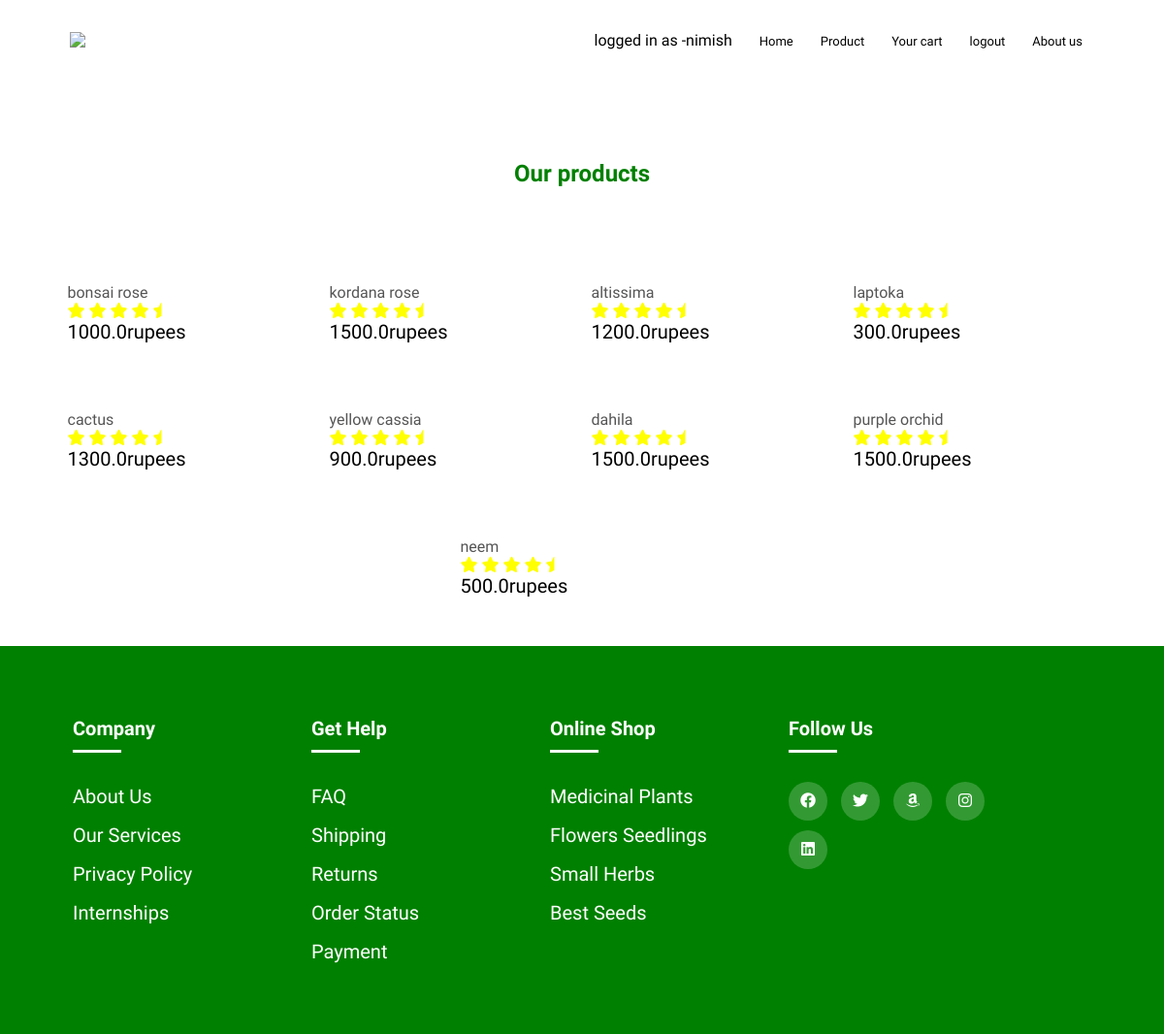
The app's page /product_list/ (signed in) with its own data.
### shop/models.py (models this page shows, shortened)
class products(models.Model):
    title = models.CharField(max_length=200)
    price = models.FloatField()
    discount_price = models.FloatField()
    category = models.CharField(max_length=200)
    description = models.TextField()
    image = models.CharField(max_length=500)
    date=models.DateTimeField(auto_now_add=True, blank=True)
    class Meta:
        verbose_name = "Product"

### shop/views.py (the view)
# urls.py: path("product_list/",views.product_list, name="product_list"),
def product_list(request):
    product_objects = products.objects.all()
    return render(request,'shop/product.html',{'product_objects': product_objects})

### templates/shop/product.html (shortened to what this page needs)
<!DOCTYPE html>
<html lang="en">
<head>
    <link rel="stylesheet" href="https://cdnjs.cloudflare.com/ajax/libs/font-awesome/4.7.0/css/font-awesome.min.css">
    <link rel="stylesheet"
        href="https://cdn.jsdelivr.net/npm/@fortawesome/fontawesome-free@5.15.4/css/fontawesome.min.css"
>
    <link rel="stylesheet" href="https://cdnjs.cloudflare.com/ajax/libs/font-awesome/6.0.0-beta2/css/all.min.css"
 />
</head>
<body>
    <nav>
        <a href="{% url 'index' %}"><img src="https://github.com/janak27/premyadavking/blob/main/img/logo.png?raw=true" ,alt=""></a>
        <div class="navlinks" id="navLinks">
            <ul>
                {% if user.is_authenticated %}
                <li style="color: black;">logged in as -{{ user.get_username }}</li>
                {% else %}
                <li><a href="{% url 'login_custom' %}">Login</a></li>
                {% endif %}
                <li><a href="{% url 'index' %}">Home</a></li>
                <li><a href="{% url 'product_list' %}" >Product</a></li>
                <li><a href="{% url 'cart' %}" target="_blank">Your cart</a></li>
                <li><a href="{% url 'logout_custom' %}">logout</a></li>
                <li><a href="{% url 'about' %}">About us</a></li>
            </ul>
        </div>
    </nav>
    <section class="featured-product">
        <h2 class="featitle"> Our products</h2>
        <div class="smallcontainer">
            {% for product in product_objects%}
            {%if forloop.counter0|divisibleby:4 %}
            <div class="row">
            {% endif%}
            <div class="col-4" onclick='abcd("{{product.id}}")'>
                <h4> {{product.title}}</h4>
                <div class="rating">
                    <i class="fa fa-star"></i>
                    <i class="fa fa-star"></i>
                    <i class="fa fa-star"></i>
                    <i class="fa fa-star"></i>
                    <i class="fa fa-star-half-o"></i>
                </div>
                <p> {{product.price}}rupees</p>
            </div>
            {%if forloop.counter|divisibleby:4 %}
                </div>
            {% endif%}
            {% endfor %}
        </div>
    </section>
    <footer>
        <div class="container">
            <div class="raw">
                <div class="footer-col">
                    <h4>Company</h4>
                    <ul>
                        <li><a href="#">About us</a></li>
                        <li><a href="#">Our Services</a></li>
                        <li><a href="#">Privacy Policy</a></li>
                        <li><a href="#">Internships</a></li>
                    </ul>
                </div>
                <div class="footer-col">
                    <h4>Get help</h4>
                    <ul>
                        <li><a href="#">FAQ</a></li>
                        <li><a href="#">Shipping</a></li>
                        <li><a href="#">Returns</a></li>
                        <li><a href="#">Order Status</a></li>
                        <li><a href="#">Payment</a></li>
                    </ul>
                </div>
                <div class="footer-col">
                    <h4>online shop</h4>
                    <ul>
                        <li><a href="#">medicinal plants</a></li>
                        <li><a href="#">Flowers seedlings</a></li>
                        <li><a href="#">small herbs</a></li>
                        <li><a href="#">Best Seeds</a></li>
                    </ul>
                </div>
                <div class="footer-col">
                    <h4>follow us</h4>
                    <div class="social-links">
                        <a href=""><i class="fab fa-facebook"></i></a>
                        <a href=""><i class="fab fa-twitter"></i></a>
                        <a href=""><i class="fab fa-amazon"></i></a>
                        <a href=""><i class="fab fa-instagram"></i></a>
                        <a href=""><i class="fab fa-linkedin"></i></a>
                    </div>
                </div>
            </div>
        </div>
    </footer>
</body>
</html>

### templates/shop/product.html (style rules this page uses)
* { margin: 0; padding: 0; font-family: 'Prompt', sans-serif; }
.row { display: flex; align-items: center; flex-wrap: wrap; justify-content: space-around; }
.smallcontainer { width: 90%; margin: auto; padding-left: 0px; padding-right: 35px; }
.col-4 { flex-basis: 20%; padding: 0px; min-width: 175px; margin-bottom: 50px; transform: translate 0.8 s; }
.featitle { text-align: center; margin: 80px; position: relative; line-height:x50px; color: green; cursor: pointer; }
.featitle::after { content: ""; background:black; width: 0px; margin: -10px; height: 5px; border-radius: 5px; position: absolute; bottom: 0; left:50%; transform: translateX(-50%); }
h4 { color: #555555; font-weight: normal ; }
.col-4 p { font-size: 20px ; }
.rating { color: yellow; }
footer { background-color:green; box-sizing: border-box; padding: 70px 0; line-height: 1.5; }
.container { max-width: 90%; background-color: green; margin: auto; }
ul { list-style: none; }
.footer-col { width: 20%; padding: 0px 15px; }
.raw { display: flex; flex-wrap: wrap; }
.footer-col h4 { font-size: 20px; color: white; text-transform: capitalize; margin-bottom: 2em; font-weight: 600; position: relative; cursor: pointer; }
.footer-col h4::before { content: ""; position: absolute; left: 0; bottom: -10px; background-color:white; height: 3px; box-sizing: border-box; width: 50px; }
.footer-col ul li:not(:last-child) { margin-bottom:10px; }
.footer-col ul li a { font-size: 20px; text-transform: capitalize; color: white; text-decoration: none; font-weight: 300; display: block; transition: all 0.5s ease; }
.footer-col .social-links a { display: inline-block; height: 40px; width: 40px; background-color:rgb(255, 255, 255,0.2); margin: 0px 10px 10px 0px; text-align: center; line-height: 40px; border-radius:50px; color: white; transition: all 0.5s ease; }
nav { display: flex; padding: 2% 6% ; justify-content: space-between; align-items: center; }
nav img { width: 150px; }
.navlinks { flex: 1; text-align: right; }
.navlinks ul li { list-style: none; display:inline-block; padding:8px 12px; position: relative; }
.navlinks ul li a { color: rgb(0, 0, 0); text-decoration: none; font-size: 13px; }
.navlinks ul li::after { content: ""; width: 0%; height:2px; background: rgb(0, 0, 0); display: block; margin: auto; transition: 0.5s; }

### records on screen
products: title "bonsai rose", price "1000.0"
products: title "kordana rose", price "1500.0"
products: title "altissima", price "1200.0"
products: title "laptoka", price "300.0"
products: title "cactus", price "1300.0"
products: title "yellow cassia", price "900.0"
products: title "dahila", price "1500.0"
products: title "purple orchid", price "1500.0"
products: title "neem", price "500.0"

### other values on screen
{{ user.get_username }} "nimish"
